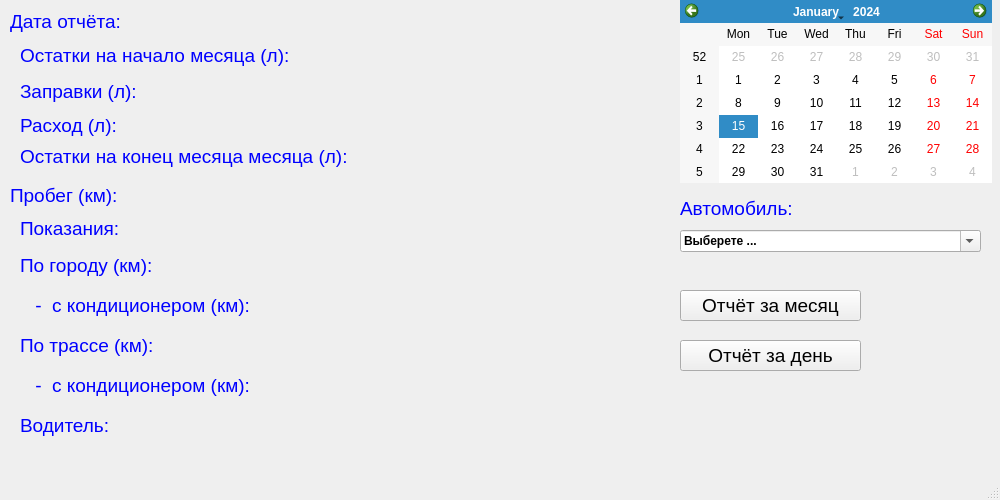
<?xml version="1.0" encoding="UTF-8"?>
<ui version="4.0">
 <class>MainWindow</class>
 <widget class="QMainWindow" name="MainWindow">
  <property name="geometry">
   <rect>
    <x>0</x>
    <y>0</y>
    <width>1000</width>
    <height>500</height>
   </rect>
  </property>
  <property name="windowTitle">
   <string>Учёт ГСМ</string>
  </property>
  <widget class="QWidget" name="centralwidget">
   <widget class="QPushButton" name="btn_report_M">
    <property name="geometry">
     <rect>
      <x>680</x>
      <y>290</y>
      <width>181</width>
      <height>31</height>
     </rect>
    </property>
    <property name="font">
     <font>
      <pointsize>14</pointsize>
     </font>
    </property>
    <property name="text">
     <string>Отчёт за месяц</string>
    </property>
   </widget>
   <widget class="QLabel" name="lbl_1">
    <property name="geometry">
     <rect>
      <x>10</x>
      <y>6</y>
      <width>500</width>
      <height>30</height>
     </rect>
    </property>
    <property name="font">
     <font>
      <family>MS Shell Dlg 2</family>
      <pointsize>14</pointsize>
      <weight>9</weight>
      <italic>false</italic>
      <bold>false</bold>
     </font>
    </property>
    <property name="styleSheet">
     <string notr="true">font: 75 14pt &quot;MS Shell Dlg 2&quot;;
color: rgb(0, 0, 255);</string>
    </property>
    <property name="text">
     <string>Дата отчёта:</string>
    </property>
    <property name="margin">
     <number>0</number>
    </property>
   </widget>
   <widget class="QLabel" name="lbl_6">
    <property name="geometry">
     <rect>
      <x>10</x>
      <y>180</y>
      <width>500</width>
      <height>30</height>
     </rect>
    </property>
    <property name="font">
     <font>
      <family>MS Shell Dlg 2</family>
      <pointsize>14</pointsize>
      <weight>9</weight>
      <italic>false</italic>
      <bold>false</bold>
     </font>
    </property>
    <property name="styleSheet">
     <string notr="true">font: 75 14pt &quot;MS Shell Dlg 2&quot;;
color: rgb(0, 0, 255);</string>
    </property>
    <property name="text">
     <string>Пробег (км):</string>
    </property>
    <property name="margin">
     <number>0</number>
    </property>
   </widget>
   <widget class="QLabel" name="lbl_2">
    <property name="geometry">
     <rect>
      <x>20</x>
      <y>40</y>
      <width>500</width>
      <height>30</height>
     </rect>
    </property>
    <property name="font">
     <font>
      <family>MS Shell Dlg 2</family>
      <pointsize>14</pointsize>
      <weight>9</weight>
      <italic>false</italic>
      <bold>false</bold>
     </font>
    </property>
    <property name="styleSheet">
     <string notr="true">font: 75 14pt &quot;MS Shell Dlg 2&quot;;
color: rgb(0, 0, 255);</string>
    </property>
    <property name="text">
     <string>Остатки на начало месяца (л):</string>
    </property>
    <property name="margin">
     <number>0</number>
    </property>
   </widget>
   <widget class="QLabel" name="lbl_3">
    <property name="geometry">
     <rect>
      <x>20</x>
      <y>76</y>
      <width>500</width>
      <height>30</height>
     </rect>
    </property>
    <property name="font">
     <font>
      <family>MS Shell Dlg 2</family>
      <pointsize>14</pointsize>
      <weight>9</weight>
      <italic>false</italic>
      <bold>false</bold>
     </font>
    </property>
    <property name="styleSheet">
     <string notr="true">font: 75 14pt &quot;MS Shell Dlg 2&quot;;
color: rgb(0, 0, 255);</string>
    </property>
    <property name="text">
     <string>Заправки (л):</string>
    </property>
    <property name="margin">
     <number>0</number>
    </property>
   </widget>
   <widget class="QLabel" name="lbl_4">
    <property name="geometry">
     <rect>
      <x>20</x>
      <y>110</y>
      <width>500</width>
      <height>30</height>
     </rect>
    </property>
    <property name="font">
     <font>
      <family>MS Shell Dlg 2</family>
      <pointsize>14</pointsize>
      <weight>9</weight>
      <italic>false</italic>
      <bold>false</bold>
     </font>
    </property>
    <property name="styleSheet">
     <string notr="true">font: 75 14pt &quot;MS Shell Dlg 2&quot;;
color: rgb(0, 0, 255);</string>
    </property>
    <property name="text">
     <string>Расход (л):</string>
    </property>
    <property name="margin">
     <number>0</number>
    </property>
   </widget>
   <widget class="QLabel" name="lbl_5">
    <property name="geometry">
     <rect>
      <x>20</x>
      <y>141</y>
      <width>500</width>
      <height>30</height>
     </rect>
    </property>
    <property name="font">
     <font>
      <family>MS Shell Dlg 2</family>
      <pointsize>14</pointsize>
      <weight>9</weight>
      <italic>false</italic>
      <bold>false</bold>
     </font>
    </property>
    <property name="styleSheet">
     <string notr="true">font: 75 14pt &quot;MS Shell Dlg 2&quot;;
color: rgb(0, 0, 255);</string>
    </property>
    <property name="text">
     <string>Остатки на конец месяца месяца (л):</string>
    </property>
    <property name="margin">
     <number>0</number>
    </property>
   </widget>
   <widget class="QCalendarWidget" name="calendar">
    <property name="geometry">
     <rect>
      <x>680</x>
      <y>0</y>
      <width>312</width>
      <height>183</height>
     </rect>
    </property>
   </widget>
   <widget class="QComboBox" name="cBox_drive">
    <property name="geometry">
     <rect>
      <x>680</x>
      <y>230</y>
      <width>301</width>
      <height>22</height>
     </rect>
    </property>
    <property name="font">
     <font>
      <weight>75</weight>
      <bold>true</bold>
     </font>
    </property>
    <property name="editable">
     <bool>true</bool>
    </property>
    <property name="currentText">
     <string>Выберете ...</string>
    </property>
   </widget>
   <widget class="QLabel" name="lbl_8">
    <property name="enabled">
     <bool>true</bool>
    </property>
    <property name="geometry">
     <rect>
      <x>20</x>
      <y>250</y>
      <width>500</width>
      <height>30</height>
     </rect>
    </property>
    <property name="font">
     <font>
      <family>MS Shell Dlg 2</family>
      <pointsize>14</pointsize>
      <weight>9</weight>
      <italic>false</italic>
      <bold>false</bold>
     </font>
    </property>
    <property name="styleSheet">
     <string notr="true">font: 75 14pt &quot;MS Shell Dlg 2&quot;;
color: rgb(0, 0, 255);</string>
    </property>
    <property name="text">
     <string>По городу (км):</string>
    </property>
    <property name="margin">
     <number>0</number>
    </property>
   </widget>
   <widget class="QLabel" name="lbl_13">
    <property name="geometry">
     <rect>
      <x>680</x>
      <y>200</y>
      <width>221</width>
      <height>16</height>
     </rect>
    </property>
    <property name="font">
     <font>
      <family>MS Shell Dlg 2</family>
      <pointsize>14</pointsize>
      <weight>9</weight>
      <italic>false</italic>
      <bold>false</bold>
     </font>
    </property>
    <property name="styleSheet">
     <string notr="true">font: 75 14pt &quot;MS Shell Dlg 2&quot;;
color: rgb(0, 0, 255);</string>
    </property>
    <property name="text">
     <string>Автомобиль:</string>
    </property>
   </widget>
   <widget class="QLabel" name="lbl_9">
    <property name="enabled">
     <bool>true</bool>
    </property>
    <property name="geometry">
     <rect>
      <x>30</x>
      <y>290</y>
      <width>500</width>
      <height>30</height>
     </rect>
    </property>
    <property name="font">
     <font>
      <family>MS Shell Dlg 2</family>
      <pointsize>14</pointsize>
      <weight>9</weight>
      <italic>false</italic>
      <bold>false</bold>
     </font>
    </property>
    <property name="styleSheet">
     <string notr="true">font: 75 14pt &quot;MS Shell Dlg 2&quot;;
color: rgb(0, 0, 255);</string>
    </property>
    <property name="text">
     <string> -  с кондиционером (км):</string>
    </property>
    <property name="margin">
     <number>0</number>
    </property>
   </widget>
   <widget class="QLabel" name="lbl_10">
    <property name="enabled">
     <bool>true</bool>
    </property>
    <property name="geometry">
     <rect>
      <x>20</x>
      <y>330</y>
      <width>500</width>
      <height>30</height>
     </rect>
    </property>
    <property name="font">
     <font>
      <family>MS Shell Dlg 2</family>
      <pointsize>14</pointsize>
      <weight>9</weight>
      <italic>false</italic>
      <bold>false</bold>
     </font>
    </property>
    <property name="styleSheet">
     <string notr="true">font: 75 14pt &quot;MS Shell Dlg 2&quot;;
color: rgb(0, 0, 255);</string>
    </property>
    <property name="text">
     <string>По трассе (км):</string>
    </property>
    <property name="margin">
     <number>0</number>
    </property>
   </widget>
   <widget class="QLabel" name="lbl_11">
    <property name="enabled">
     <bool>true</bool>
    </property>
    <property name="geometry">
     <rect>
      <x>30</x>
      <y>370</y>
      <width>500</width>
      <height>30</height>
     </rect>
    </property>
    <property name="font">
     <font>
      <family>MS Shell Dlg 2</family>
      <pointsize>14</pointsize>
      <weight>9</weight>
      <italic>false</italic>
      <bold>false</bold>
     </font>
    </property>
    <property name="styleSheet">
     <string notr="true">font: 75 14pt &quot;MS Shell Dlg 2&quot;;
color: rgb(0, 0, 255);</string>
    </property>
    <property name="text">
     <string> -  с кондиционером (км):</string>
    </property>
    <property name="margin">
     <number>0</number>
    </property>
   </widget>
   <widget class="QLabel" name="lbl_12">
    <property name="enabled">
     <bool>true</bool>
    </property>
    <property name="geometry">
     <rect>
      <x>20</x>
      <y>410</y>
      <width>500</width>
      <height>30</height>
     </rect>
    </property>
    <property name="font">
     <font>
      <family>MS Shell Dlg 2</family>
      <pointsize>14</pointsize>
      <weight>9</weight>
      <italic>false</italic>
      <bold>false</bold>
     </font>
    </property>
    <property name="styleSheet">
     <string notr="true">font: 75 14pt &quot;MS Shell Dlg 2&quot;;
color: rgb(0, 0, 255);</string>
    </property>
    <property name="text">
     <string>Водитель:</string>
    </property>
    <property name="margin">
     <number>0</number>
    </property>
   </widget>
   <widget class="QLabel" name="lbl_7">
    <property name="enabled">
     <bool>true</bool>
    </property>
    <property name="geometry">
     <rect>
      <x>20</x>
      <y>213</y>
      <width>500</width>
      <height>30</height>
     </rect>
    </property>
    <property name="font">
     <font>
      <family>MS Shell Dlg 2</family>
      <pointsize>14</pointsize>
      <weight>9</weight>
      <italic>false</italic>
      <bold>false</bold>
     </font>
    </property>
    <property name="styleSheet">
     <string notr="true">font: 75 14pt &quot;MS Shell Dlg 2&quot;;
color: rgb(0, 0, 255);</string>
    </property>
    <property name="text">
     <string>Показания:</string>
    </property>
    <property name="margin">
     <number>0</number>
    </property>
   </widget>
   <widget class="QPushButton" name="btn_report_D">
    <property name="geometry">
     <rect>
      <x>680</x>
      <y>340</y>
      <width>181</width>
      <height>31</height>
     </rect>
    </property>
    <property name="font">
     <font>
      <pointsize>14</pointsize>
     </font>
    </property>
    <property name="text">
     <string>Отчёт за день</string>
    </property>
   </widget>
  </widget>
  <widget class="QMenuBar" name="menubar">
   <property name="geometry">
    <rect>
     <x>0</x>
     <y>0</y>
     <width>1000</width>
     <height>21</height>
    </rect>
   </property>
  </widget>
  <widget class="QStatusBar" name="statusbar"/>
 </widget>
 <resources/>
 <connections/>
</ui>
